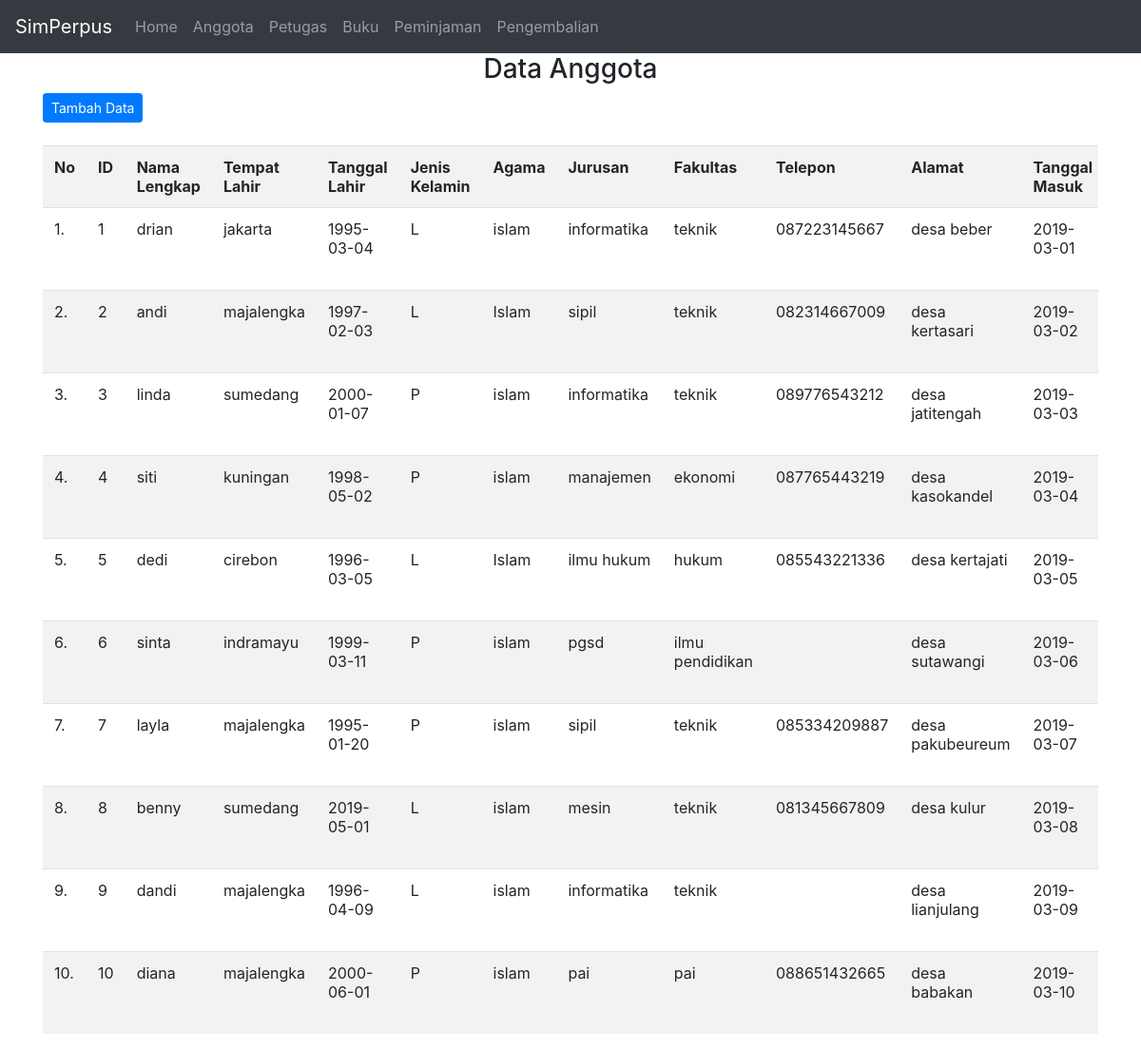
Page /tampil_data.php on the committed database.
### tables this page shows
CREATE TABLE IF NOT EXISTS `anggota` (
  `id_anggota` int(15) NOT NULL AUTO_INCREMENT,
  `nama_ang` varchar(60) NOT NULL,
  `tempat_lahir` varchar(20) NOT NULL,
  `tanggal_lahir` date NOT NULL,
  `jenis_kelamin` varchar(15) NOT NULL,
  `agama` varchar(15) NOT NULL,
  `jurusan` varchar(40) NOT NULL,
  `fakultas` varchar(25) NOT NULL,
  `telepon` varchar(15) NOT NULL,
  `alamat` varchar(60) NOT NULL,
  `tanggal_masuk` date NOT NULL,
  `berlaku_hingga` date NOT NULL,
  `keterangan` varchar(25) NOT NULL,
  PRIMARY KEY (`id_anggota`),
  KEY `nama` (`nama_ang`)
);

### tampil_data.php (the view, shortened to what this page needs)
<?php
include("connection.php");
?>
  <link rel="stylesheet" href="css/bootstrap.css">
 <nav class="navbar navbar-expand-md bg-dark navbar-dark">
  <a class="navbar-brand" href="#">SimPerpus</a>
    <ul class="navbar-nav">
      <li class="nav-item">
        <a class="nav-link" href="index.php">Home</a>
      </li>
      <li class="nav-item">
        <a class="nav-link" href="tampil_data.php">Anggota</a>
      </li>
      <li class="nav-item">
        <a class="nav-link" href="tampil_petugas.php">Petugas</a>
      </li>
      <li class="nav-item">
        <a class="nav-link" href="tampil_buku.php">Buku</a>
      </li>
      <li class="nav-item">
        <a class="nav-link" href="tampil_pinjam.php">Peminjaman</a>
      </li>
      <li class="nav-item">
        <a class="nav-link" href="tampil_kembali.php">Pengembalian</a>
      </li>
    </ul>
</nav>
<div class="container">
<h3 align="center">Data Anggota</h3>
<a href="tambah_anggota.php" class="btn btn-primary btn-sm">Tambah Data</a><br /><br />
<div class="table-responsive">
<table class="table table-striped">
    <tr>
        <th>No</th>
        <th>ID</th>
        <th>Nama Lengkap</th>
        <th>Tempat Lahir</th>
        <th>Tanggal Lahir</th>
        <th>Jenis Kelamin</th>
        <th>Agama</th>
        <th>Jurusan</th>
        <th>Fakultas</th>
        <th>Telepon</th>
        <th>Alamat</th>
        <th>Tanggal Masuk</th>
    </tr>
<?php
    $no=1;
    $query=("SELECT * FROM anggota");
    $lihat = mysqli_query($con, $query) or die('Error, query failed. ' . mysqli_error());
    while($r=mysqli_fetch_array($lihat)){
?>
    <tr>
        <td><?php echo"$no.";?></td>
        <td><?php echo"$r[id_anggota]";?></td>
        <td><?php echo "$r[nama_ang]";?></td>
        <td><?php echo "$r[tempat_lahir]";?></td>
        <td><?php echo "$r[tanggal_lahir]";?></td>
        <td><?php echo "$r[jenis_kelamin]";?></td>
        <td><?php echo "$r[agama]";?></td>
        <td><?php echo "$r[jurusan]";?></td>
        <td><?php echo "$r[fakultas]";?></td>
        <td><?php echo "$r[telepon]";?></td>
        <td><?php echo "$r[alamat]";?></td>
        <td><?php echo "$r[tanggal_masuk]";?></td>
    </tr>
<?php
$no++;
} ?>
</table>
</div>

### rows in the picture
anggota: id_anggota "1", nama_ang "drian", tempat_lahir "jakarta", tanggal_lahir "1995-03-04", jenis_kelamin "L", agama "islam", jurusan "informatika", fakultas "teknik", telepon "087223145667", alamat "desa beber", tanggal_masuk "2019-03-01"
anggota: id_anggota "2", nama_ang "andi", tempat_lahir "majalengka", tanggal_lahir "1997-02-03", jenis_kelamin "L", agama "Islam", jurusan "sipil", fakultas "teknik", telepon "082314667009", alamat "desa kertasari", tanggal_masuk "2019-03-02"
anggota: id_anggota "3", nama_ang "linda", tempat_lahir "sumedang", tanggal_lahir "2000-01-07", jenis_kelamin "P", agama "islam", jurusan "informatika", fakultas "teknik", telepon "089776543212", alamat "desa jatitengah", tanggal_masuk "2019-03-03"
anggota: id_anggota "4", nama_ang "siti", tempat_lahir "kuningan", tanggal_lahir "1998-05-02", jenis_kelamin "P", agama "islam", jurusan "manajemen", fakultas "ekonomi", telepon "087765443219", alamat "desa kasokandel", tanggal_masuk "2019-03-04"
anggota: id_anggota "5", nama_ang "dedi", tempat_lahir "cirebon", tanggal_lahir "1996-03-05", jenis_kelamin "L", agama "Islam", jurusan "ilmu hukum", fakultas "hukum", telepon "085543221336", alamat "desa kertajati", tanggal_masuk "2019-03-05"
anggota: id_anggota "6", nama_ang "sinta", tempat_lahir "indramayu", tanggal_lahir "1999-03-11", jenis_kelamin "P", agama "islam", jurusan "pgsd", fakultas "ilmu pendidikan", alamat "desa sutawangi", tanggal_masuk "2019-03-06"
anggota: id_anggota "7", nama_ang "layla", tempat_lahir "majalengka", tanggal_lahir "1995-01-20", jenis_kelamin "P", agama "islam", jurusan "sipil", fakultas "teknik", telepon "085334209887", alamat "desa pakubeureum", tanggal_masuk "2019-03-07"
anggota: id_anggota "8", nama_ang "benny", tempat_lahir "sumedang", tanggal_lahir "2019-05-01", jenis_kelamin "L", agama "islam", jurusan "mesin", fakultas "teknik", telepon "081345667809", alamat "desa kulur", tanggal_masuk "2019-03-08"
anggota: id_anggota "9", nama_ang "dandi", tempat_lahir "majalengka", tanggal_lahir "1996-04-09", jenis_kelamin "L", agama "islam", jurusan "informatika", fakultas "teknik", alamat "desa lianjulang", tanggal_masuk "2019-03-09"
anggota: id_anggota "10", nama_ang "diana", tempat_lahir "majalengka", tanggal_lahir "2000-06-01", jenis_kelamin "P", agama "islam", jurusan "pai", fakultas "pai", telepon "088651432665", alamat "desa babakan", tanggal_masuk "2019-03-10"
